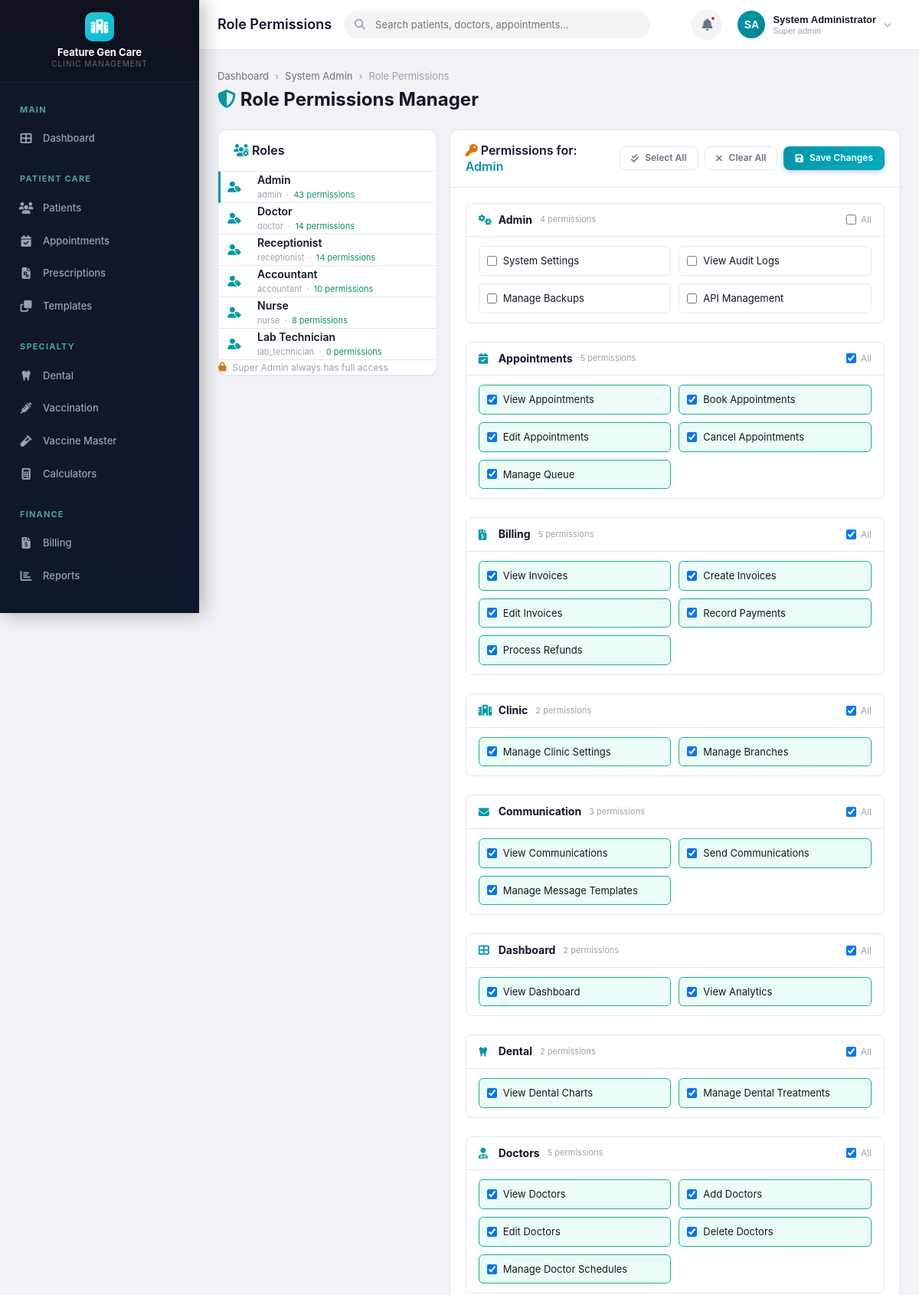
The app's page /modules/admin/roles.php (signed in, upper part) with its own data.
### tables this page shows
CREATE TABLE IF NOT EXISTS clinics (
    id INT AUTO_INCREMENT PRIMARY KEY,
    name VARCHAR(200) NOT NULL,
    tagline VARCHAR(300) DEFAULT NULL,
    logo VARCHAR(500) DEFAULT NULL,
    email VARCHAR(150) DEFAULT NULL,
    phone VARCHAR(20) DEFAULT NULL,
    alt_phone VARCHAR(20) DEFAULT NULL,
    website VARCHAR(200) DEFAULT NULL,
    address TEXT DEFAULT NULL,
    city VARCHAR(100) DEFAULT NULL,
    state VARCHAR(100) DEFAULT NULL,
    pincode VARCHAR(10) DEFAULT NULL,
    country VARCHAR(100) DEFAULT 'India',
    registration_no VARCHAR(100) DEFAULT NULL,
    gst_number VARCHAR(20) DEFAULT NULL,
    pan_number VARCHAR(20) DEFAULT NULL,
    primary_color VARCHAR(10) DEFAULT '#4F46E5',
    secondary_color VARCHAR(10) DEFAULT '#7C3AED',
    currency_symbol VARCHAR(5) DEFAULT '₹',
    date_format VARCHAR(20) DEFAULT 'd/m/Y',
    time_format VARCHAR(10) DEFAULT '12h',
    timezone VARCHAR(50) DEFAULT 'Asia/Kolkata',
    prescription_header TEXT DEFAULT NULL,
    prescription_footer TEXT DEFAULT NULL,
    invoice_header TEXT DEFAULT NULL,
    invoice_footer TEXT DEFAULT NULL,
    invoice_prefix VARCHAR(10) DEFAULT 'INV',
    invoice_start_no INT DEFAULT 1,
    patient_id_prefix VARCHAR(10) DEFAULT 'PT',
    patient_id_start_no INT DEFAULT 1000,
    is_active TINYINT(1) DEFAULT 1,
    created_at TIMESTAMP DEFAULT CURRENT_TIMESTAMP,
    updated_at TIMESTAMP DEFAULT CURRENT_TIMESTAMP ON UPDATE CURRENT_TIMESTAMP
);

CREATE TABLE IF NOT EXISTS roles (
    id INT AUTO_INCREMENT PRIMARY KEY,
    name VARCHAR(50) NOT NULL UNIQUE,
    display_name VARCHAR(100) NOT NULL,
    description TEXT DEFAULT NULL,
    is_system TINYINT(1) DEFAULT 0,
    is_active TINYINT(1) DEFAULT 1,
    created_at TIMESTAMP DEFAULT CURRENT_TIMESTAMP,
    updated_at TIMESTAMP DEFAULT CURRENT_TIMESTAMP ON UPDATE CURRENT_TIMESTAMP
);

CREATE TABLE IF NOT EXISTS permissions (
    id INT AUTO_INCREMENT PRIMARY KEY,
    module VARCHAR(50) NOT NULL,
    name VARCHAR(100) NOT NULL UNIQUE,
    display_name VARCHAR(150) NOT NULL,
    description TEXT DEFAULT NULL,
    created_at TIMESTAMP DEFAULT CURRENT_TIMESTAMP
);

### modules/admin/roles.php (the view, shortened to what the rows shown need)
<?php
require_once dirname(dirname(__DIR__)) . '/config/session.php';
require_once dirname(dirname(__DIR__)) . '/includes/header.php';
$roles = $db->fetchAll("SELECT id, name, display_name, is_system FROM roles WHERE is_active = 1 AND name != 'super_admin' ORDER BY id");
$allPerms = $db->fetchAll("SELECT id, module, name, display_name FROM permissions ORDER BY module, id");
$permsByModule = [];
foreach ($allPerms as $p) {
    $permsByModule[$p['module']][] = $p;
}
$rolePermsRaw = $db->fetchAll("SELECT role_id, permission_id FROM role_permissions");
$rolePermsMap = [];
foreach ($rolePermsRaw as $rp) {
    $rolePermsMap[$rp['role_id']][$rp['permission_id']] = true;
}
$selectedRoleId = intval($_GET['role_id'] ?? ($roles[0]['id'] ?? 0));
$selectedRole = null;
foreach ($roles as $r) {
    if ($r['id'] == $selectedRoleId) { $selectedRole = $r; break; }
}
?>
<div class="content-header">
    <div>
        <h1><i class="fas fa-shield-alt" style="color: var(--primary);"></i> Role Permissions Manager</h1>
    </div>
</div>
<div class="grid-3 gap-24">
    <div>
        <div class="card">
            <div class="card-body p-0">
                <?php foreach ($roles as $role): ?>
                <a href="?role_id=<?= $role['id'] ?>"
                   class="d-flex align-center gap-12 p-12"
                   style="border-bottom: 1px solid var(--border-color); text-decoration: none; cursor: pointer;
                          background: <?= $role['id'] == $selectedRoleId ? 'var(--primary-bg)' : 'transparent' ?>;
                          border-left: 3px solid <?= $role['id'] == $selectedRoleId ? 'var(--primary)' : 'transparent' ?>;">
                    <div style="width: 36px; height: 36px; border-radius: 50%; background: var(--primary-bg); display:flex; align-items:center; justify-content:center; flex-shrink:0;">
                        <i class="fas fa-user-tag" style="color: var(--primary); font-size: 14px;"></i>
                    </div>
                    <div>
                        <div style="font-weight: 600; color: var(--text-primary); font-size: 14px;"><?= sanitizeOutput($role['display_name']) ?></div>
                        <div style="font-size: 11px; color: var(--text-muted);"><?= sanitizeOutput($role['name']) ?>
                            <?php $cnt = count($rolePermsMap[$role['id']] ?? []); ?>
                            &nbsp;·&nbsp; <span style="color: var(--success);"><?= $cnt ?> permission<?= $cnt != 1 ? 's' : '' ?></span>
                        </div>
                    </div>
                </a>
                <?php endforeach; ?>
            </div>
        </div>
    </div>
    <div style="grid-column: span 2;">
        <?php if ($selectedRole): ?>
        <div class="card">
            <div class="card-header" style="justify-content: space-between;">
                <h3>
                    <i class="fas fa-key" style="color: var(--warning);"></i>
                    Permissions for: <span style="color: var(--primary);"><?= sanitizeOutput($selectedRole['display_name']) ?></span>
                </h3>
                <div class="d-flex gap-8 align-center">
                    <button type="button" class="btn btn-sm btn-outline" onclick="toggleAll(true)">
                        <i class="fas fa-check-double"></i> Select All
                    </button>
                    <button type="button" class="btn btn-sm btn-outline" onclick="toggleAll(false)">
                        <i class="fas fa-times"></i> Clear All
                    </button>
                    <button type="button" class="btn btn-sm btn-primary" onclick="savePermissions()" id="saveBtn">
                        <i class="fas fa-save"></i> Save Changes
                    </button>
                </div>
            </div>
            <div class="card-body">
                <form id="permForm">
                    <?php foreach ($permsByModule as $module => $perms): ?>
                    <div class="mb-24" style="border: 1px solid var(--border-color); border-radius: 8px; overflow: hidden;">
                        <div style="background: var(--bg-secondary); padding: 10px 16px; display: flex; align-items: center; justify-content: space-between; border-bottom: 1px solid var(--border-color);">
                            <div style="display: flex; align-items: center; gap: 10px;">
                                <i class="fas <?= moduleIcon($module) ?>" style="color: var(--primary); width: 16px;"></i>
                                <strong style="text-transform: capitalize; font-size: 14px;"><?= ucfirst($module) ?></strong>
                                <span style="font-size: 11px; color: var(--text-muted);"><?= count($perms) ?> permissions</span>
                            </div>
                            <label style="display: flex; align-items: center; gap: 6px; cursor: pointer; font-size: 12px; color: var(--text-muted);">
                                <input type="checkbox" class="module-toggle" data-module="<?= $module ?>"
                                       onchange="toggleModule('<?= $module ?>', this.checked)"
                                       <?= allModuleChecked($module, $perms, $rolePermsMap[$selectedRoleId] ?? []) ? 'checked' : '' ?>>
                                All
                            </label>
                        </div>
                        <div style="padding: 12px 16px; display: grid; grid-template-columns: repeat(auto-fill, minmax(220px, 1fr)); gap: 10px;">
                            <?php foreach ($perms as $perm): ?>
                            <?php $checked = isset($rolePermsMap[$selectedRoleId][$perm['id']]); ?>
                            <label class="perm-item" data-module="<?= $module ?>"
                                   style="display: flex; align-items: center; gap: 8px; cursor: pointer;
                                          background: <?= $checked ? 'var(--success-bg, #f0fdf4)' : 'transparent' ?>;
                                          border: 1px solid <?= $checked ? 'var(--success-light, #86efac)' : 'var(--border-color)' ?>;
                                          border-radius: 6px; padding: 8px 10px; transition: all 0.2s; font-size: 13px;">
                                <input type="checkbox" name="permission_ids[]"
                                       value="<?= $perm['id'] ?>"
                                       class="perm-checkbox" data-module="<?= $module ?>"
                                       onchange="onPermChange(this)"
                                       <?= $checked ? 'checked' : '' ?>>
                                <span><?= sanitizeOutput($perm['display_name']) ?></span>
                            </label>
                            <?php endforeach; ?>
                        </div>
                    </div>
                    <?php endforeach; ?>
                </form>
            </div>
        </div>
        <?php endif; ?>
    </div>
</div>
<?php
function moduleIcon($module) {
    $icons = [
        'dashboard'     => 'fa-th-large',
        'clinic'        => 'fa-hospital',
        'doctors'       => 'fa-user-md',
        'staff'         => 'fa-id-badge',
        'patients'      => 'fa-users',
        'appointments'  => 'fa-calendar-check',
        'prescriptions' => 'fa-file-prescription',
        'billing'       => 'fa-file-invoice-dollar',
        'reports'       => 'fa-chart-bar',
        'dental'        => 'fa-tooth',
        'vaccination'   => 'fa-syringe',
        'communication' => 'fa-envelope',
        'admin'         => 'fa-cogs',
    ];
    return $icons[$module] ?? 'fa-circle';
}
function allModuleChecked($module, $perms, $rolePerms) {
    foreach ($perms as $p) {
        if (!isset($rolePerms[$p['id']])) return false;
    }
    return true;
}
require_once INCLUDES_PATH . '/footer.php';
?>

### includes/sidebar.php (shortened to what the rows shown need)
<?php
$db = db();
$clinic = $db->fetch("SELECT name, logo FROM clinics WHERE id = ?", [getCurrentClinicId()]);
?>
<aside class="sidebar">
    <div class="sidebar-brand" style="flex-direction: column; align-items: center; gap: 6px; padding: 16px 12px;">
        <?php if (!empty($clinic['logo'])): ?>
            <img src="<?= UPLOADS_URL ?>/clinics/<?= sanitizeOutput($clinic['logo']) ?>" alt="Clinic Logo" style="max-height: 48px; max-width: 140px; object-fit: contain;">
        <?php else: ?>
            <div class="brand-logo"><i class="fas fa-hospital"></i></div>
        <?php endif; ?>
        <div class="brand-text" style="text-align: center; font-size: 13px; line-height: 1.3; white-space: normal; word-break: break-word;">
            <?= sanitizeOutput($clinic['name'] ?? APP_NAME) ?>
            <small style="display: block; font-size: 10px; opacity: 0.7;">Clinic Management</small>
        </div>
    </div>
</aside>

### records on screen
clinics: name "Feature Gen Care"
roles: display_name "Admin", name "admin", id "43", id "☑"
roles: display_name "Doctor", name "doctor", id "14"
roles: display_name "Receptionist", name "receptionist", id "14"
roles: display_name "Accountant", name "accountant", id "10"
roles: display_name "Nurse", name "nurse", id "8"
roles: display_name "Lab Technician", name "lab_technician", id "0"
permissions: display_name "System Settings"
permissions: display_name "View Audit Logs"
permissions: display_name "Manage Backups"
permissions: display_name "API Management"
permissions: display_name "View Appointments"
permissions: display_name "Book Appointments"
permissions: display_name "Edit Appointments"
permissions: display_name "Cancel Appointments"
permissions: display_name "Manage Queue"
permissions: display_name "View Invoices"
permissions: display_name "Create Invoices"
permissions: display_name "Edit Invoices"
permissions: display_name "Record Payments"
permissions: display_name "Process Refunds"
permissions: display_name "Manage Clinic Settings"
permissions: display_name "Manage Branches"
permissions: display_name "View Communications"
permissions: display_name "Send Communications"
permissions: display_name "Manage Message Templates"
permissions: display_name "View Dashboard"
permissions: display_name "View Analytics"
permissions: display_name "View Dental Charts"
permissions: display_name "Manage Dental Treatments"
permissions: display_name "View Doctors"
permissions: display_name "Add Doctors"
permissions: display_name "Edit Doctors"
permissions: display_name "Delete Doctors"
permissions: display_name "Manage Doctor Schedules"

### other values on screen
$pageTitle "Role Permissions"
$currentUser['initials'] "SA"
sanitizeOutput($currentUser['name']) "System Administrator"
str_replace('_', ' ', $currentUser['role']) "Super admin"
$module "Admin"
count($perms) "4"
$module "Appointments"
count($perms) "5"
$module "Billing"
$module "Clinic"
count($perms) "2"
$module "Communication"
count($perms) "3"
$module "Dashboard"
$module "Dental"
